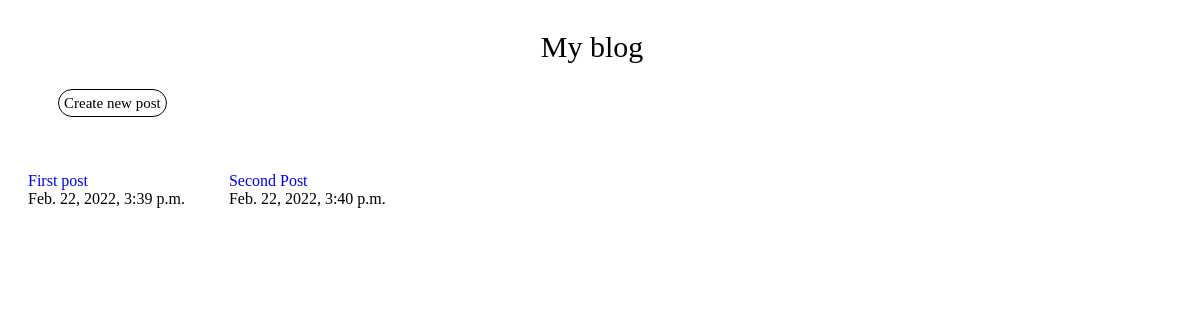
Before: / with the older database file.
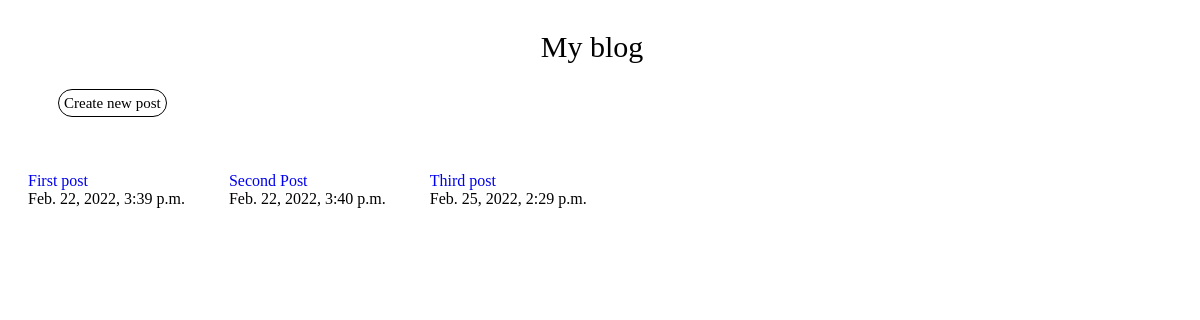
After: the same page with the newer database file.
### blog/models.py (models this page shows)
class Post(models.Model):
	title = models.CharField(max_length = 256)
	text = models.TextField()
	created_date = models.DateTimeField(auto_now_add = True)
	publish_date = models.DateTimeField(auto_now_add = True)
	def __str__(self):
		return f"{self.title}"

### blog/views.py (the view)
# urls.py: path('', post_list, name='post_list'),
def post_list(request):
	posts = Post.objects.all()
	return render(request, 'blog/post_list.html', {'items': posts})

### blog/templates/blog/post_list.html (shortened to what this page needs)
<!DOCTYPE html>
<html lang="en">
<head>
</head>
<body>
	<div style="margin-left: 45%">
		<p style="font-size: 30px;">My blog</p>
	</div>
	<div style="margin-left: 50px; margin-top: 30px; margin-bottom: 40px;">
		<a style="font-size: 15px; color: black; border: 1px solid; border-radius: 20px; padding: 5px;" href="{% url 'post_new' %}">Create new post</a>
	</div>
	{% for post in items %}
	<div style="margin: 20px; display: inline-block;">
		<div style="border: 1px;">
			<div>
				<a href="{% url 'post_detail' post_pk=post.pk %}">{{ post.title }}</a>
			</div>
			<div>{{ post.publish_date }}</div>
		</div>
	</div>
	{% endfor %}
</body>
</html>

Changed rows visible on the page:
added Post: title "Third post", publish_date "Feb. 25, 2022, 2:29 p.m."
